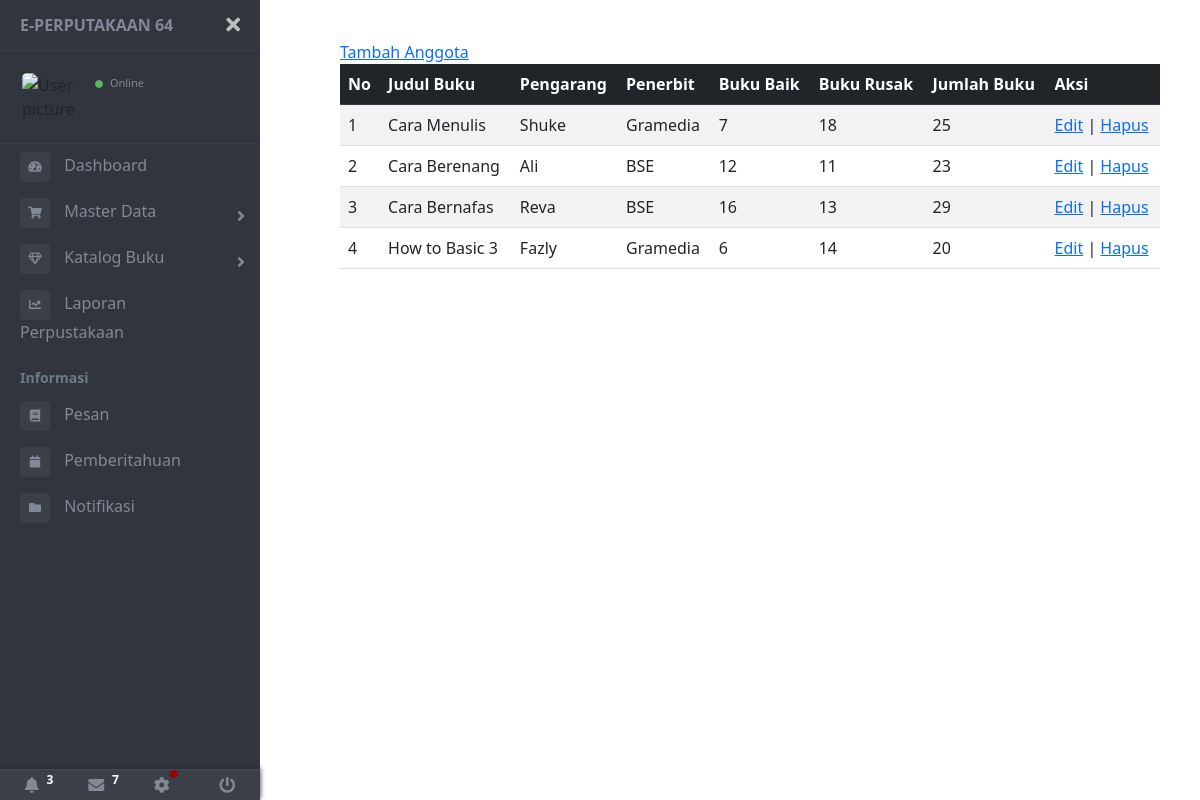
The app's page /admin/katalog_buku/data_buku/index.php with its own data.
### tables this page shows
CREATE TABLE `buku` (
  `id` int(11) NOT NULL,
  `judul` varchar(100) NOT NULL,
  `id_kategori` int(11) NOT NULL,
  `id_penerbit` int(11) NOT NULL,
  `tahun_terbit` year(4) NOT NULL,
  `isbn` char(20) NOT NULL,
  `j_buku_baik` int(100) NOT NULL,
  `j_buku_rusak` int(100) NOT NULL,
  `pengarang` varchar(100) NOT NULL,
  `foto` text DEFAULT NULL
);

CREATE TABLE `penerbit` (
  `id` int(11) NOT NULL,
  `kode` varchar(100) NOT NULL,
  `nama` varchar(100) NOT NULL,
  `verif` varchar(100) NOT NULL DEFAULT 'Verified'
);

### class/Database.php (called while the page is built, shortened)
<?php
class Database{
    private $server = "localhost";
    private $username = "root";
    private $password = "";
    private $database = "db_perpus";
    public function __construct(){
        $this->db = mysqli_connect($this->server, $this->username, $this->password, $this->database);
    }
}
?>

### class/Buku.php (called while the page is built, shortened)
<?php
include_once("Database.php");
class Buku extends Database
{
    public function all()
    {
        $sql = "SELECT buku.id, buku.judul, buku.pengarang, penerbit.nama as penerbit, buku.j_buku_baik, buku.j_buku_rusak, buku.j_buku_baik + buku.j_buku_rusak as jumlah from buku, penerbit where buku.id_penerbit = penerbit.id";
        return $this->db->query($sql)->fetch_all(MYSQLI_ASSOC);
    }
}

### admin/katalog_buku/data_buku/index.php (the view, shortened to what this page needs)
<?php
include_once("../../../class/Buku.php");
$buku = new Buku;
$data_buku = $buku->all();
?>
<!DOCTYPE html>
<html lang="en">
<head>
    <link rel="stylesheet" href="../../../assets/css/style.css">
    <?php include("../../../partials/t_script_js.php") ?>
</head>
<body>
    <div class="page-wrapper chiller-theme toggled">
        <?php include("../../../partials/sidebar_admin.php") ?>
        <main class="page-content">
            <div class="container-fluid">
                <div class="tambah">
                    <a href="tambah.php">Tambah Anggota</a>
                </div>
                <div class="table">
                    <table id="jquery-tab" class="table table-striped">
                        <thead>
                            <tr class="table-dark">
                                <th>No</th>
                                <th>Judul Buku</th>
                                <th>Pengarang</th>
                                <th>Penerbit</th>
                                <th>Buku Baik</th>
                                <th>Buku Rusak</th>
                                <th>Jumlah Buku</th>
                                <th>Aksi</th>
                            </tr>
                        </thead>
                        <tbody>
                            <?php foreach ($data_buku as $key => $b) : ?>
                                <tr>
                                    <td><?= $key + 1 ?></td>
                                    <td><?= $b["judul"] ?></td>
                                    <td><?= $b["pengarang"] ?></td>
                                    <td><?= $b["penerbit"] ?></td>
                                    <td><?= $b["j_buku_baik"] ?></td>
                                    <td><?= $b["j_buku_rusak"] ?></td>
                                    <td><?= $b["jumlah"] ?></td>
                                    <td>
                                        <a href="edit.php?id=<?= $b["id"] ?>">Edit</a> |
                                        <a href="hapus.php?id=<?= $b["id"] ?>">Hapus</a>
                                    </td>
                                </tr>
                            <?php endforeach ?>
                        </tbody>
                    </table>
                </div>
            </div>
        </main>
    </div>
</body>
</html>

### assets/css/style.css (style rules this page uses)
body { font-size: 0.9rem; }
.page-wrapper .sidebar-wrapper, .sidebar-wrapper .sidebar-brand>a, .sidebar-wrapper .sidebar-dropdown>a:after, .sidebar-wrapper .sidebar-menu .sidebar-dropdown .sidebar-submenu li a:before, .sidebar-wrapper ul li a i, .page-wrapper .page-content, .sidebar-wrapper .sidebar-search input.search-menu, .sidebar-wrapper .sidebar-search .input-group-text, .sidebar-wrapper .sidebar-menu ul li a, #show-sidebar, #close-sidebar { -webkit-transition: all 0.3s ease; -moz-transition: all 0.3s ease; -ms-transition: all 0.3s ease; -o-transition: all 0.3s ease; transition: all 0.3s ease; }
.page-wrapper { height: 100vh; }
@media screen and (min-width: 768px) { .page-wrapper.toggled .page-content { padding-left: 300px; } }
.page-wrapper .page-content { display: inline-block; width: 100%; padding-left: 0px; padding-top: 20px; }
.page-wrapper .page-content>div { padding: 20px 40px; }
.page-wrapper .page-content { overflow-x: hidden; }

### records on screen
buku: judul "Cara Menulis", pengarang "Shuke", id_penerbit.nama "Gramedia", j_buku_baik "7", j_buku_rusak "18", jumlah "25"
buku: judul "Cara Berenang", pengarang "Ali", id_penerbit.nama "BSE", j_buku_baik "12", j_buku_rusak "11", jumlah "23"
buku: judul "Cara Bernafas", pengarang "Reva", id_penerbit.nama "BSE", j_buku_baik "16", j_buku_rusak "13", jumlah "29"
buku: judul "How to Basic 3", pengarang "Fazly", id_penerbit.nama "Gramedia", j_buku_baik "6", j_buku_rusak "14", jumlah "20"
